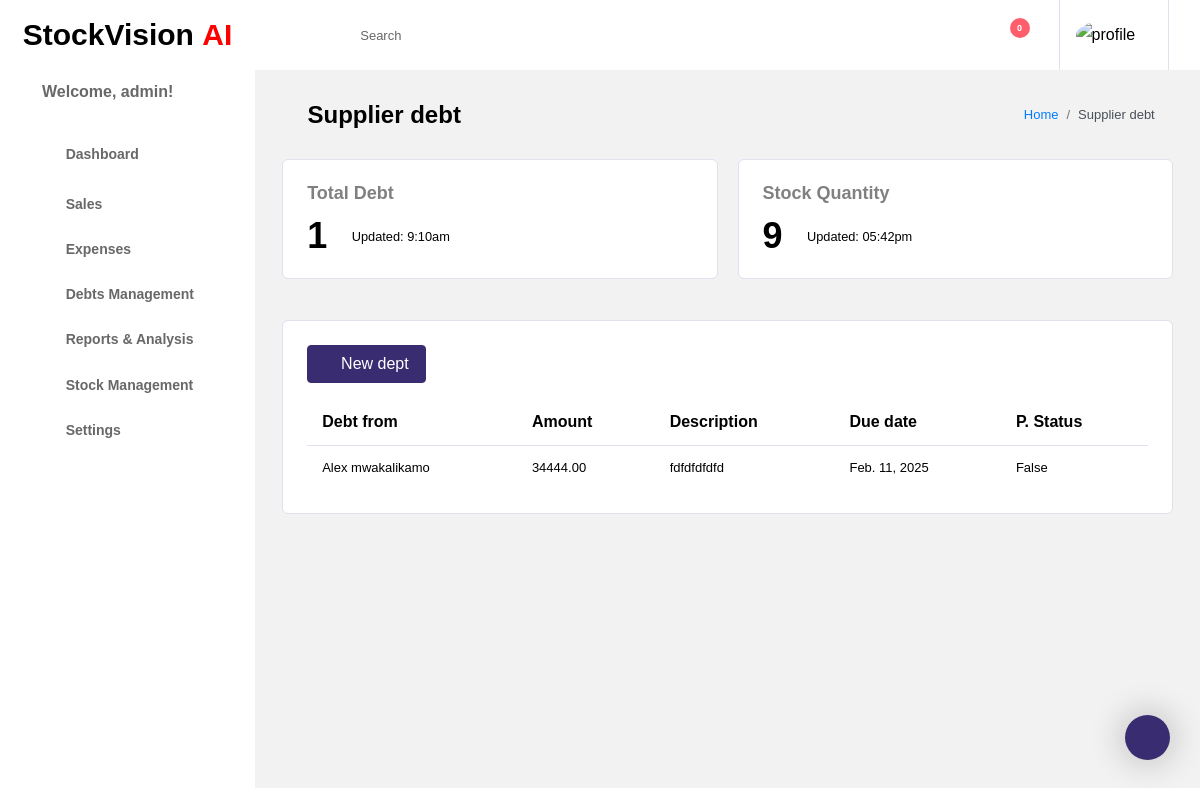
/supplier/ (signed in), run on an earlier commit of the app's database.
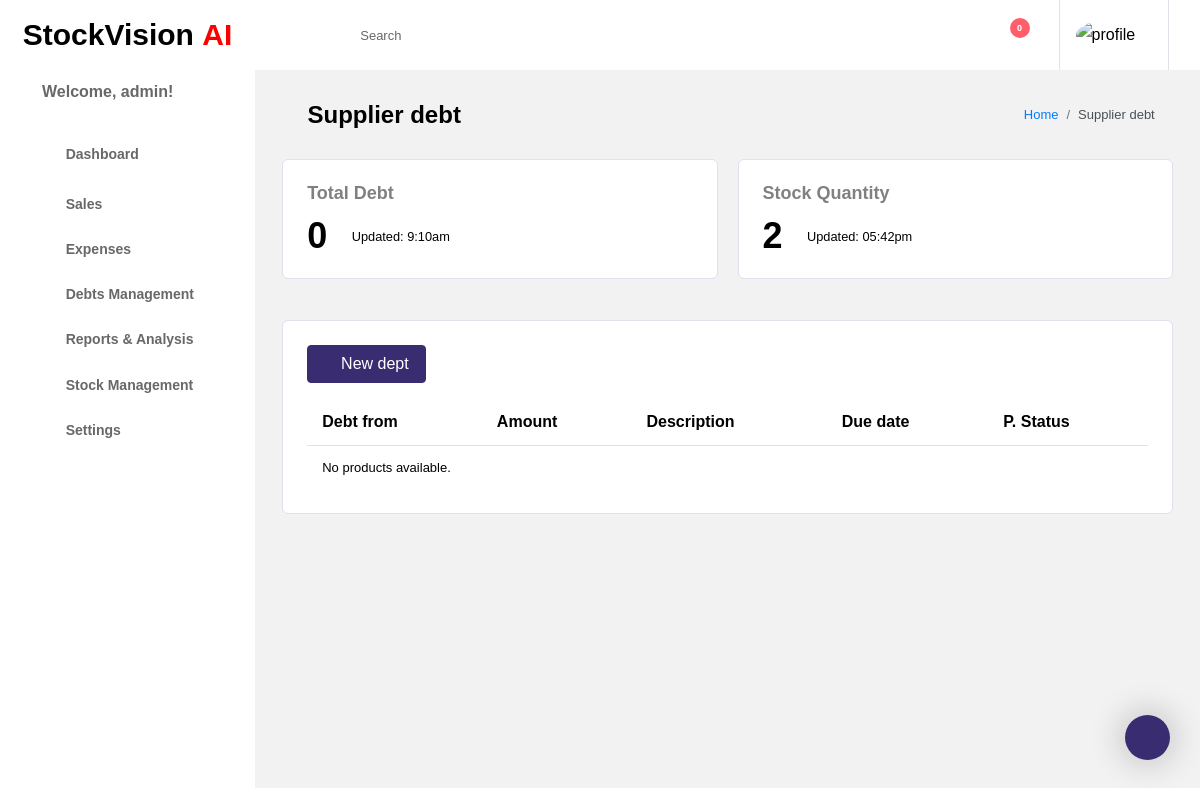
And on a later commit of the database.
### debt/models.py (models this page shows, shortened)
class SupplierDebt(models.Model):
    supplier = models.ForeignKey(Supplier, on_delete=models.CASCADE)
    amount = models.DecimalField(max_digits=10, decimal_places=2)
    description = models.TextField(blank=True, null=True)
    due_date = models.DateField()
    paid = models.BooleanField(default=False)
    created_at = models.DateTimeField(auto_now_add=True)

### inventory/models.py (models this page shows)
class Supplier(models.Model):
    name = models.CharField(max_length=100)
    contact_email = models.EmailField()
    phone_number = models.CharField(max_length=15)
    address = models.TextField()
    def __str__(self):
        return self.name

### debt/views.py (the view)
# urls.py: path("supplier/", views.supplier_debt_list, name="supplier_debt_list"),
@login_required
def supplier_debt_list(request):
    debts = SupplierDebt.objects.all()
    debts_all = SupplierDebt.objects.all().count
    product_all = Product.objects.all().count
    context = {
        "debts": debts,
        "debts_all": debts_all,
        "product_all": product_all,
    }
    return render(request, "debt/index.html", context)

### templates/debt/index.html (shortened to what this page needs)
{% extends 'base.html' %} {% block content %} {% include 'include/header.html'%}
{% include 'include/sidebar.html' %}
<div class="main-panel">
  <div class="content-wrapper">
    <div class="page-header">
      <h3 class="page-title">
        <i class="fa fa-suitcase"></i> Supplier debt
      </h3>
      <nav aria-label="breadcrumb">
        <ol class="breadcrumb">
          <li class="breadcrumb-item"><a href="#">Home</a></li>
          <li class="breadcrumb-item active" aria-current="page">Supplier debt</li>
        </ol>
      </nav>
    </div>
    <div class="row">
      <div class="col-md-6 grid-margin">
        <div class="card">
          <div class="card-body">
            <h4 class="card-title mb-0"><strong style="color:grey">Total Debt</strong></h4>
            <div class="d-flex justify-content-between align-items-center">
              <div class="d-inline-block pt-3">
                <div class="d-md-flex">
                  <h2 class="mb-0">{{debts_all}}</h2>
                  <div class="d-flex align-items-center ml-md-2 mt-2 mt-md-0">
                    <i class="far fa-clock text-muted"></i>
                    <small class="ml-1 mb-0">Updated: 9:10am</small>
                  </div>
                </div>
              </div>
              <div class="d-inline-block">
                <i class="fa fa-shopping-cart text-success icon-md"></i>
              </div>
            </div>
          </div>
        </div>
      </div>
      <div class="col-md-6 grid-margin">
        <div class="card">
          <div class="card-body">
            <h4 class="card-title mb-0"><strong style="color:grey">Stock quantity </strong></h4>
            <div class="d-flex justify-content-between align-items-center">
              <div class="d-inline-block pt-3">
                <div class="d-md-flex">
                  <h2 class="mb-0">{{product_all}}</h2>
                  <div class="d-flex align-items-center ml-md-2 mt-2 mt-md-0">
                    <i class="far fa-clock text-muted"></i>
                    <small class="ml-1 mb-0">Updated: 05:42pm</small>
                  </div>
                </div>
              </div>
              <div class="d-inline-block">
                <i class="fas fa-cubes text-primary icon-lg"></i>
              </div>
            </div>
          </div>
        </div>
      </div>
    </div>
    <div class="col-md-6 grid-margin stretch-card">
      </div>
      <div class="row">
        <div class="col-lg-12 grid-margin stretch-card">
          <div class="card">
            <div class="card-body">
              <h4
                class="btn btn-primary mb-3 float-end"
              >
                <i class="fas fa-plus-circle"></i> New dept
              </h4>
              <div class="table-responsive">
                <table id="order-listing" class="table">
                  <thead>
                    <tr>
                       <th>Debt from</th>
                       <th>Amount</th>
                      <th>Description</th>
                      <th>Due date</th>
                      <th>P. Status</th>
                    </tr>
                  </thead>
                  <tbody>
                    {% for debts in debts %}
                    <tr>
                      <td>{{ debts.supplier }}</td>
                      <td>{{ debts.amount}}</td>
                      <td>{{ debts.description }}</td>
                      <td>{{ debts.due_date}}</td>
                      <td>{{ debts.paid }}</td>
                     </tr>
                    {% empty %}
                    <tr>
                      <td colspan="9">No products available.</td>
                    </tr>
                    {% endfor %}
                  </tbody>
                </table>
              </div>
            </div>
          </div>
        </div>
      </div>
    </div>
    {% endblock %}

What changed in the data, as far as the page shows it:
removed SupplierDebt: supplier "Alex mwakalikamo", amount "34444.00", description "fdfdfdfdfd", due_date "Feb. 11, 2025", paid "False"
Also different on the page:
{{ debts_all }}: "1" → "0"
{{ product_all }}: "9" → "2"
text now shown: "No products available."
